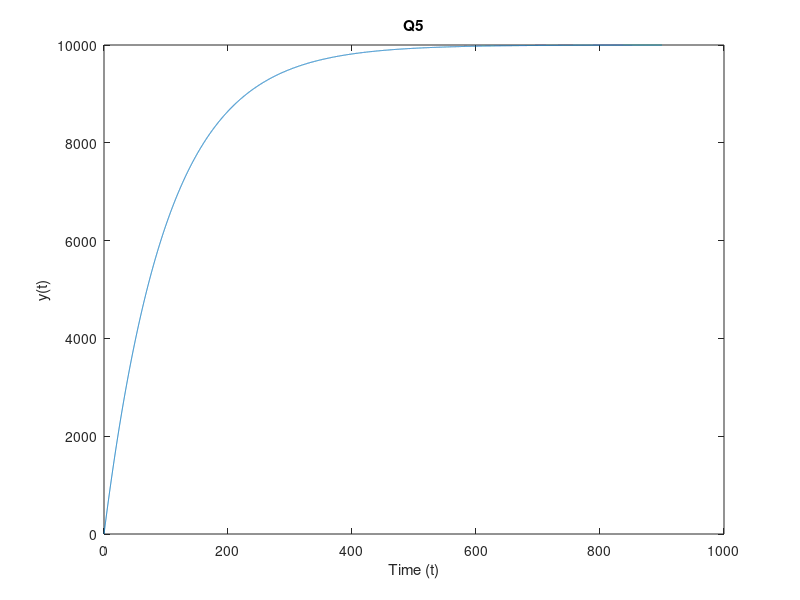
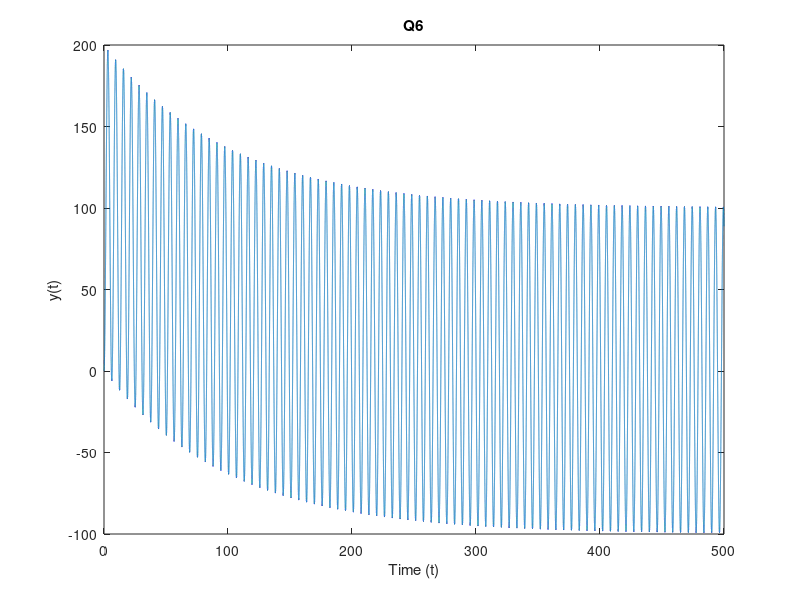

These charts were generated, in order, by the following MATLAB code:
%HW5-5
clc;
clear;
num = [20000];
den = [1 200.01 2];
sys = tf (num,den);
[y,t] = step (sys,900);
figure(1);
plot(t,y)
title('Q5');
xlabel('Time (t)'); ylabel('y(t)');

%HW5-6
clear;
figure(2);
t=0:0.001:500;
u=sin(t);
num = [20000];
den = [1 200.01 2];
sys = tf ( num, den );
y = lsim(sys,u,t);
plot(t,y)
title('Q6');
xlabel('Time (t)'); ylabel('y(t)');
